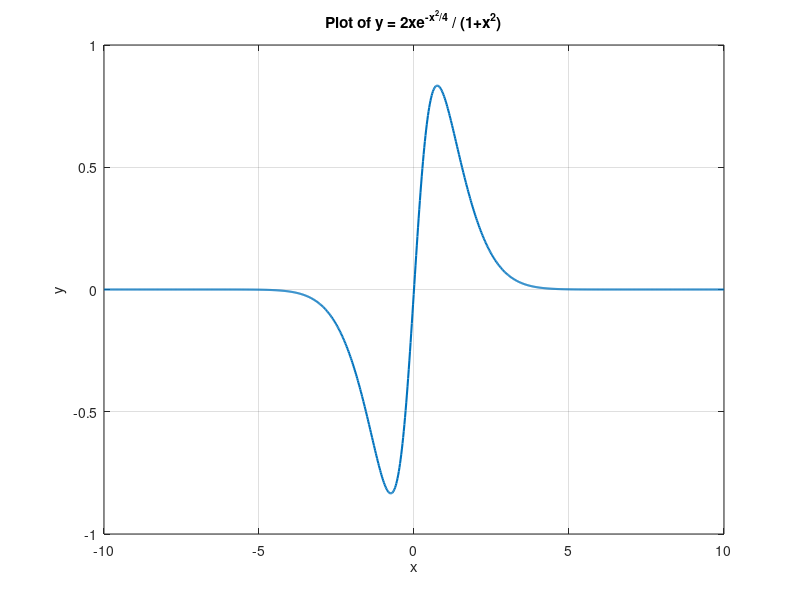
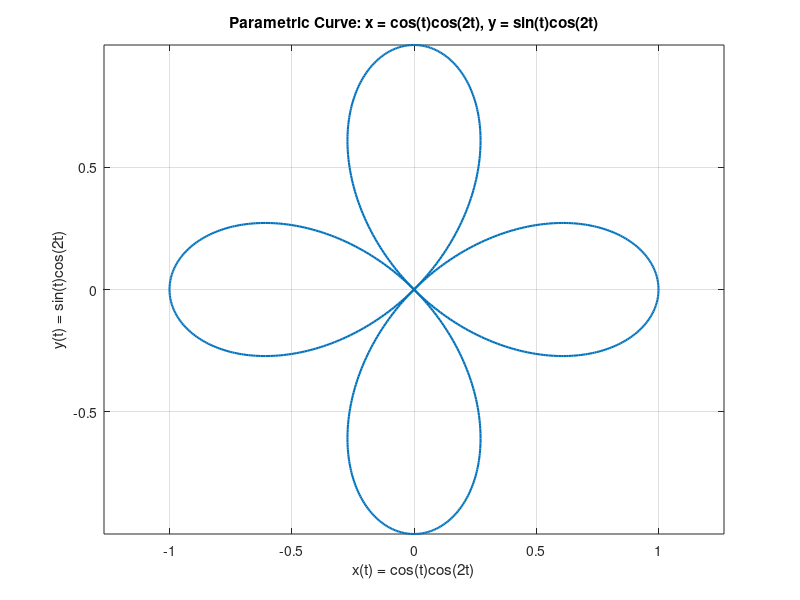
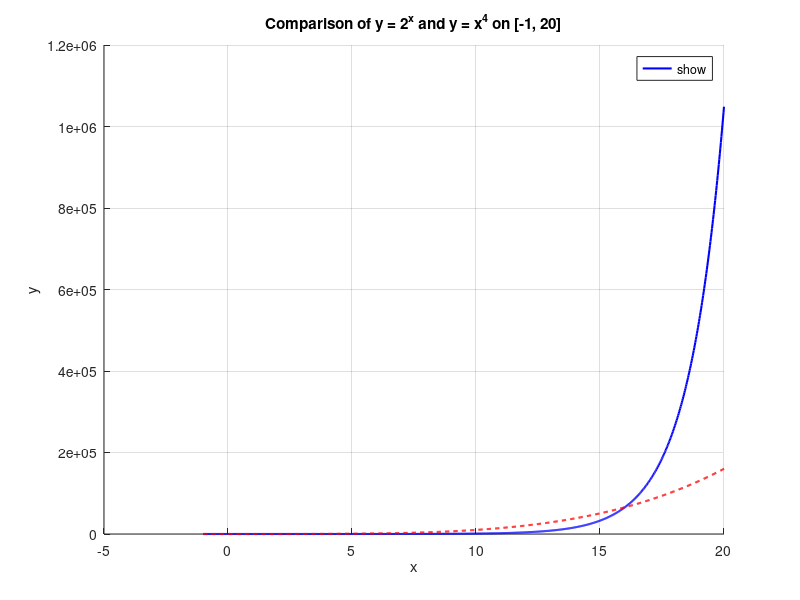

Source code (MATLAB) for these figures, in order:
%% ============================================================
%  QUESTION 1 TEMPLATE — PLOTTING (MATLAB)
%  Covers the three sub-question types that keep repeating:
%   (a) plot a single function y = f(x) over an interval
%   (b) plot a parametric curve x(t), y(t) with equal axis scaling
%   (c) plot two functions on the SAME axes for comparison
%
%  HOW TO REUSE ON EXAM DAY:
%   - Only the formula, interval, and titles/labels change.
%   - Copy the relevant section below, edit the highlighted lines,
%     and run each section (they are independent — use Run Section).
% ============================================================

%% ---------- (a) Single function plot ----------
% EXAMPLE (2023 paper):  y = 2x*exp(-x^2/4) / (1+x^2)   on [-10,10]
% EXAMPLE (2023-24 paper): y = 2x*exp(-x^4) / (1+x^3)   on [-5,5]
%
% >>> EDIT THESE THREE LINES ONLY <<<
x = linspace(-10, 10, 1000);           % interval [a,b] -> change a,b
y = (2*x.*exp(-x.^2/4)) ./ (1 + x.^2); % formula -> change to match question
titleStr = 'Plot of y = 2xe^{-x^2/4} / (1+x^2)';

figure;
plot(x, y, 'LineWidth', 1.5);
grid on;
xlabel('x');
ylabel('y');
title(titleStr);


%% ---------- (b) Parametric curve with EQUAL axis scaling ----------
% EXAMPLE (2023 paper):    x = cos(t)cos(2t), y = sin(t)cos(2t), t in [-pi,pi]
% EXAMPLE (2023-24 paper): x = cos(t)cos(3t), y = sin(t)cos(3t), t in [-pi,pi]
%
% >>> EDIT THESE LINES ONLY <<<
t = linspace(-pi, pi, 1000);   % interval for t -> change bounds if needed
x = cos(t).*cos(2*t);          % x(t) formula -> change coefficient (2t, 3t, ...)
y = sin(t).*cos(2*t);          % y(t) formula -> change coefficient to match

figure;
plot(x, y, 'LineWidth', 1.5);
axis equal;                    % <-- this is the "equal scaling" requirement
grid on;
xlabel('x(t) = cos(t)cos(2t)');
ylabel('y(t) = sin(t)cos(2t)');
title('Parametric Curve: x = cos(t)cos(2t), y = sin(t)cos(2t)');


%% ---------- (c) Two functions on the SAME set of axes ----------
% EXAMPLE (2023 paper):    y = 2^x  and  y = x^4   on [-1, 20]
% EXAMPLE (2023-24 paper): y = 4^x  and  y = x^6   on [-1, 20]
%
% >>> EDIT THESE LINES ONLY <<<
x = linspace(-1, 20, 1000);   % interval -> change a,b
y1 = 2.^x;                    % first function -> change base (2, 4, ...)
y2 = x.^4;                    % second function -> change power (4, 6, ...)

figure;
hold on;
plot(x, y1, 'b-', 'LineWidth', 1.5, 'DisplayName', 'y = 2^x');
plot(x, y2, 'r--', 'LineWidth', 1.5, 'DisplayName', 'y = x^4');
hold off;
grid on;
xlabel('x');
ylabel('y');
title('Comparison of y = 2^x and y = x^4 on [-1, 20]');
legend('show', 'Location', 'best');

% NOTE: if one curve dwarfs the other on this interval, the examiner
% usually still just wants both on one axes (as asked). If they ever
% ask for a "log scale" version, swap plot() for semilogy().
